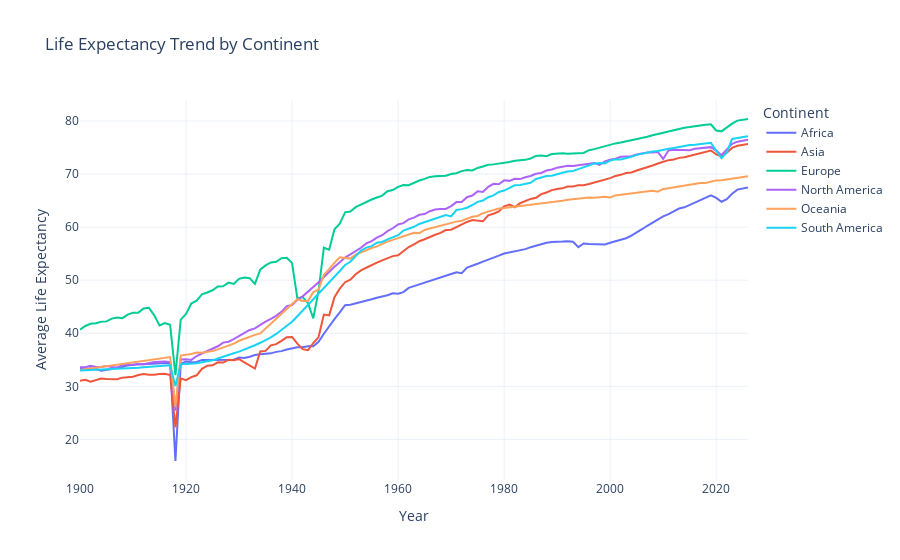

The notebook cell saved with this chart:
### Markdown cell above
# 5. Plotting

### Code cell
#====================================================#
# Filter for years. Used to focus on the range we want
line_data = continent_trends[
    (continent_trends['Year'] >= 1900) &
    (continent_trends['Year'] <= 2026) ]
#====================================================#


# Create plot
fig = px.line(
    line_data, 
    x="Year", 
    y="Avg_Life_Exp", 
    color="Continent",
    title="Life Expectancy Trend by Continent",
    labels={"Year": "Year", "Avg_Life_Exp": "Average Life Expectancy"},
    template="plotly_white"
)

fig.show()
